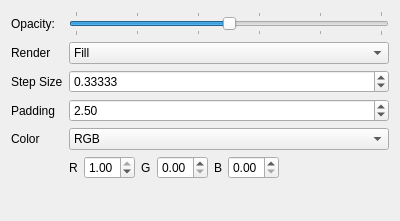
<ui version="4.0" >
 <class>SurfaceSettingsWidget</class>
 <widget class="QWidget" name="SurfaceSettingsWidget" >
  <property name="geometry" >
   <rect>
    <x>0</x>
    <y>0</y>
    <width>400</width>
    <height>221</height>
   </rect>
  </property>
  <layout class="QGridLayout" >
   <item row="0" column="0" >
    <widget class="QLabel" name="opacityLabel" >
     <property name="text" >
      <string>Opacity:</string>
     </property>
    </widget>
   </item>
   <item row="0" column="1" >
    <widget class="QSlider" name="opacitySlider" >
     <property name="minimum" >
      <number>0</number>
     </property>
     <property name="maximum" >
      <number>20</number>
     </property>
     <property name="singleStep" >
      <number>1</number>
     </property>
     <property name="pageStep" >
      <number>2</number>
     </property>
     <property name="value" >
      <number>10</number>
     </property>
     <property name="sliderPosition" >
      <number>10</number>
     </property>
     <property name="orientation" >
      <enum>Qt::Horizontal</enum>
     </property>
     <property name="invertedAppearance" >
      <bool>false</bool>
     </property>
     <property name="tickPosition" >
      <enum>QSlider::TicksBothSides</enum>
     </property>
     <property name="tickInterval" >
      <number>4</number>
     </property>
    </widget>
   </item>
   <item row="1" column="0" >
    <widget class="QLabel" name="renderLabel" >
     <property name="text" >
      <string>Render</string>
     </property>
    </widget>
   </item>
   <item row="1" column="1" >
    <widget class="QComboBox" name="renderCombo" >
     <item>
      <property name="text" >
       <string>Fill</string>
      </property>
     </item>
     <item>
      <property name="text" >
       <string>Lines</string>
      </property>
     </item>
     <item>
      <property name="text" >
       <string>Points</string>
      </property>
     </item>
    </widget>
   </item>
   <item row="2" column="0" >
    <widget class="QLabel" name="stepSizeLabel" >
     <property name="text" >
      <string>Step Size</string>
     </property>
    </widget>
   </item>
   <item row="2" column="1" >
    <widget class="QDoubleSpinBox" name="stepSizeSpin" >
     <property name="decimals" >
      <number>5</number>
     </property>
     <property name="minimum" >
      <double>0.100000000000000</double>
     </property>
     <property name="maximum" >
      <double>1.000000000000000</double>
     </property>
     <property name="singleStep" >
      <double>0.100000000000000</double>
     </property>
     <property name="value" >
      <double>0.333330000000000</double>
     </property>
    </widget>
   </item>
   <item row="3" column="0" >
    <widget class="QLabel" name="paddingLabel" >
     <property name="text" >
      <string>Padding</string>
     </property>
    </widget>
   </item>
   <item row="3" column="1" >
    <widget class="QDoubleSpinBox" name="paddingSpin" >
     <property name="maximum" >
      <double>5.000000000000000</double>
     </property>
     <property name="singleStep" >
      <double>0.100000000000000</double>
     </property>
     <property name="value" >
      <double>2.500000000000000</double>
     </property>
    </widget>
   </item>
   <item row="4" column="0" >
    <widget class="QLabel" name="colorLabel" >
     <property name="text" >
      <string>Color</string>
     </property>
    </widget>
   </item>
   <item row="4" column="1" >
    <widget class="QComboBox" name="colorCombo" >
     <item>
      <property name="text" >
       <string>RGB</string>
      </property>
     </item>
     <item>
      <property name="text" >
       <string>Electrostatic Potential (ESP)</string>
      </property>
     </item>
    </widget>
   </item>
   <item row="5" column="1" >
    <layout class="QHBoxLayout" >
     <item>
      <widget class="QLabel" name="RLabel" >
       <property name="text" >
        <string>R</string>
       </property>
      </widget>
     </item>
     <item>
      <widget class="QDoubleSpinBox" name="RSpin" >
       <property name="maximum" >
        <double>1.000000000000000</double>
       </property>
       <property name="singleStep" >
        <double>0.100000000000000</double>
       </property>
       <property name="value" >
        <double>1.000000000000000</double>
       </property>
      </widget>
     </item>
     <item>
      <widget class="QLabel" name="GLabel" >
       <property name="text" >
        <string>G</string>
       </property>
      </widget>
     </item>
     <item>
      <widget class="QDoubleSpinBox" name="GSpin" >
       <property name="maximum" >
        <double>1.000000000000000</double>
       </property>
       <property name="singleStep" >
        <double>0.100000000000000</double>
       </property>
      </widget>
     </item>
     <item>
      <widget class="QLabel" name="BLabel" >
       <property name="text" >
        <string>B</string>
       </property>
      </widget>
     </item>
     <item>
      <widget class="QDoubleSpinBox" name="BSpin" >
       <property name="maximum" >
        <double>1.000000000000000</double>
       </property>
       <property name="singleStep" >
        <double>0.100000000000000</double>
       </property>
      </widget>
     </item>
     <item>
      <spacer>
       <property name="orientation" >
        <enum>Qt::Horizontal</enum>
       </property>
       <property name="sizeHint" >
        <size>
         <width>40</width>
         <height>20</height>
        </size>
       </property>
      </spacer>
     </item>
    </layout>
   </item>
   <item row="6" column="1" >
    <spacer>
     <property name="orientation" >
      <enum>Qt::Vertical</enum>
     </property>
     <property name="sizeHint" >
      <size>
       <width>20</width>
       <height>40</height>
      </size>
     </property>
    </spacer>
   </item>
  </layout>
 </widget>
 <resources/>
 <connections/>
</ui>
